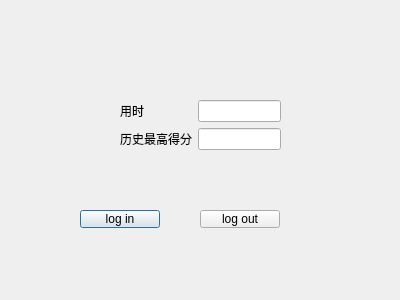
<?xml version="1.0" encoding="UTF-8"?>
<ui version="4.0">
 <class>log</class>
 <widget class="QDialog" name="log">
  <property name="geometry">
   <rect>
    <x>0</x>
    <y>0</y>
    <width>400</width>
    <height>300</height>
   </rect>
  </property>
  <property name="windowTitle">
   <string>Dialog</string>
  </property>
  <widget class="QPushButton" name="pushButton_in">
   <property name="geometry">
    <rect>
     <x>80</x>
     <y>210</y>
     <width>80</width>
     <height>18</height>
    </rect>
   </property>
   <property name="text">
    <string>log in</string>
   </property>
  </widget>
  <widget class="QPushButton" name="pushButton_out">
   <property name="geometry">
    <rect>
     <x>200</x>
     <y>210</y>
     <width>80</width>
     <height>18</height>
    </rect>
   </property>
   <property name="text">
    <string>log out</string>
   </property>
  </widget>
  <widget class="QLabel" name="label">
   <property name="geometry">
    <rect>
     <x>110</x>
     <y>-30</y>
     <width>361</width>
     <height>151</height>
    </rect>
   </property>
   <property name="text">
    <string/>
   </property>
   <property name="pixmap">
    <pixmap resource="image.qrc">:/title.png</pixmap>
   </property>
  </widget>
  <widget class="QWidget" name="gridLayoutWidget">
   <property name="geometry">
    <rect>
     <x>120</x>
     <y>100</y>
     <width>161</width>
     <height>50</height>
    </rect>
   </property>
   <layout class="QGridLayout" name="gridLayout">
    <item row="0" column="0">
     <widget class="QLabel" name="label_2">
      <property name="text">
       <string>用时</string>
      </property>
     </widget>
    </item>
    <item row="0" column="1">
     <widget class="QLineEdit" name="lineEdit">
      <property name="font">
       <font>
        <pointsize>10</pointsize>
        <bold>true</bold>
       </font>
      </property>
     </widget>
    </item>
    <item row="1" column="0">
     <widget class="QLabel" name="label_3">
      <property name="text">
       <string>历史最高得分</string>
      </property>
     </widget>
    </item>
    <item row="1" column="1">
     <widget class="QLineEdit" name="lineEdit_2">
      <property name="font">
       <font>
        <pointsize>10</pointsize>
        <bold>true</bold>
       </font>
      </property>
     </widget>
    </item>
   </layout>
  </widget>
 </widget>
 <resources>
  <include location="image.qrc"/>
 </resources>
 <connections/>
</ui>
